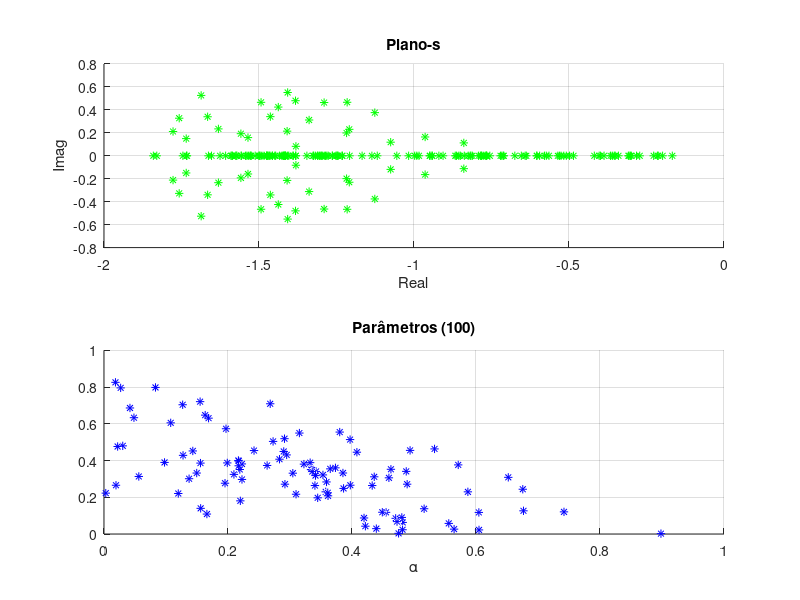

Source code (MATLAB): (Note: this script raises an error after producing the figure.)
close all
clear all
clc

%% Realimentação Robusta
N=3; %vertices
n=2; %estados
m=1; %entradas

%% Vertices
a=1;
A={randn(n)-a*eye(n),randn(n)-a*eye(n),randn(n)-a*eye(n)};
B={randn(n,m),randn(n,m),randn(n,m)};
%% Testa Estabilidade via Forca Bruta
for i=1:100
    a=rand(N,1); %sorteia parâmetros
    a=a/sum(a); %garante que somatoria da 1
    %% grid
    figure(1)
    subplot(2,1,1)
    grid on
    hold on
    xlabel('Real')
    ylabel('Imag')
    title('Plano-s')
    subplot(2,1,2)
    grid on
    hold on
    xlabel('\alpha')
    title('Parâmetros')
    At=a(1)*A{1}+a(2)*A{2}+a(3)*A{3};
    p=eig(At);
    subplot(2,1,1)
    if (max(real(p))<0)
        plot(real(p),imag(p),'*g')
    else
        plot(real(p),imag(p),'*r')
    end
    
    subplot(2,1,2)
    title(['Parâmetros (' num2str(i) ')'])
    plot3(a(1),a(2),a(3),'*b')
    pause(0.001)
end
pause
%% Projeta Controlador
%% Variáveis
W=sdpvar(n,n,'symmetric');
Z=sdpvar(m,n,'full');
%% Lmis
lmis=[W>=0];
for i=1:N
   lmis=[lmis (W*A{i}'+A{i}*W+Z'*B{i}'+B{i}*Z<=0)];
end
%% Busca Solucao
sol=solvesdp(lmis,[])
%% Testa Solucao
r=min(checkset(lmis));
if r>0
    disp('Politopo é estabilizavel')
 K=double(Z)*inv(double(W))
pause
%% Forca Bruta
for i=1:100
    a=rand(N,1); %sorteia parâmetros
    a=a/sum(a); %garante que somatoria da 1
    %% grid
    figure(2)
    subplot(2,1,1)
    grid on
    hold on
    xlabel('Real')
    ylabel('Imag')
    title('Plano-s')
    subplot(2,1,2)
    grid on
    hold on
    xlabel('\alpha')
    title('Parâmetros')
    At=a(1)*A{1}+a(2)*A{2}+a(3)*A{3};
    Bt=a(1)*B{1}+a(2)*B{2}+a(3)*B{3};
    sys=ss(At+Bt*K,Bt,eye(n),zeros(n,m));
    p=eig(At+Bt*K);
    subplot(2,1,1)
    if (max(real(p))<0)
        plot(real(p),imag(p),'*g')
    else
        plot(real(p),imag(p),'*r')
    end
    
    subplot(2,1,2)
    title(['Resposta Temporal (' num2str(i) ')'])
    y=impulse(sys);
    plot(y,'b')
    pause(0.001)
end
else
    disp('LMI infactivel')
end